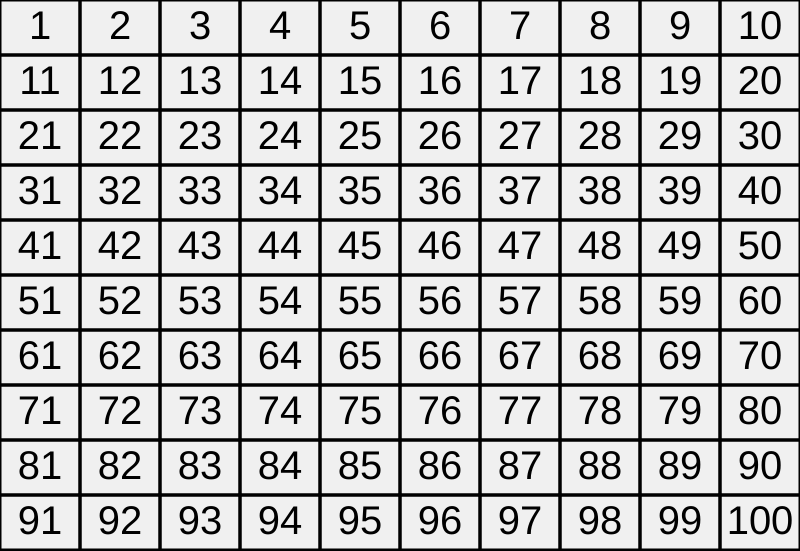
Frame 1 (no input)
Frame 60 (no input): identical to frame 1, image omitted
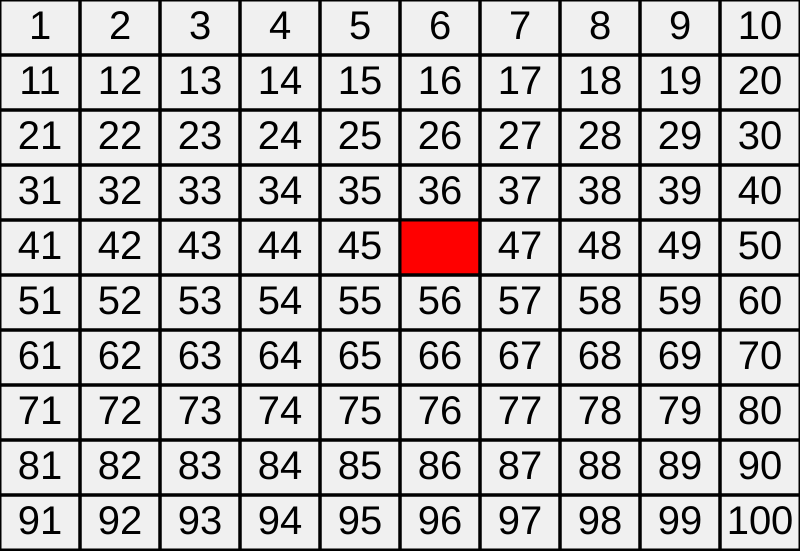
Frame 120 (the mouse pressed at the canvas centre since frame 60)

The p5.js sketch that drew these frames (run headless with seeded random() and noise() and a simulated clock; from frame 60 on, the mouse is pressed at the canvas centre):

// p5.js sketch
// ── sketch.js
/// <reference path="types/p5.global-mode.d.ts" />

let tiles;
let w = 80;
let h = 55;
let num;
let tentativas = 0;
let count;
let win = false;
let resetBtn;

function make2DArray(cols, rows) {
    let arr = new Array(cols);
    for (let i = 0; i < arr.length; i++) {
        arr[i] = new Array(rows);
    }

    return arr;
}

function setup() {
    resetBtn = createButton("Restart");
    resetBtn.addClass("reset");
    createCanvas(w * 10 + 1, h * 10 + 1).center("horizontal");
    count = createP(tentativas.toString());
    count.addClass("counter");
    resetBtn.mouseClicked(() => {
        win = false;
        tentativas = 0;
        count.html(tentativas);

        for (let x = 0; x < 10; x++) {
            for (let y = 0; y < 10; y++) {
                tiles[x][y] = new Tile(x, y, w, h);
            }
        }   
    });

    tiles = make2DArray(10, 10);

    for (let x = 0; x < 10; x++) {
        for (let y = 0; y < 10; y++) {
            tiles[x][y] = new Tile(x, y, w, h);
        }
    }

    num = floor(random(1, 100));
}

function draw() {
    background(240);

    for (let i = 0; i < tiles.length; i++) {
        for (let j = 0; j < tiles[i].length; j++) {
            tiles[i][j].show();
        }
    }
}

function validateTilePos(x, y) {
    const x_v = x >= 0 && x <= 9;
    const y_v = y >= 0 && y <= 9;
    return x_v && y_v; 
}

function mousePressed() {
    if (!win) {
        let x = floor(mouseX * 10 / width);
        let y = floor(mouseY * 10 / height);
        
        if (validateTilePos(x, y)) {
            let tile = tiles[x][y];

            tiles[x][y].onClick(num)
                .then(res => {
                    tentativas++;
                    count.html(tentativas);
                    win = res;
                });
        }
    }
}
// ── styles.css
.counter {
    font-size: 5rem;
    position: absolute;
}

.reset {
    font-size: 2rem;
}
// ── tile.js
/// <reference path="types/p5.global-mode.d.ts" />

function Tile(x, y, w, h) {
    this.num = (y * 10) + (x + 1);
    this.x = x * w;
    this.y = y * h;
    this.w = w;
    this.h = h;
    
    this.clicked = false;
    this.maior = false;
    this.menor = false;
    this.win = false;
}

Tile.prototype.renderText = function () {
    textAlign(CENTER, CENTER)
    fill(0)
    noStroke();
    textSize(40);
    text(this.num, this.x + this.w / 2, this.y + this.h / 2);
}

Tile.prototype.show = function () {
    stroke(0);
    strokeWeight(3);

    if (!this.clicked) {
        noFill();
    } else if (this.win) {
        fill(255, 255, 0);
    } else if (this.maior) {
        fill(0, 255, 0);
    } else if (this.menor) {
        fill(255, 0, 0);
    }

    rect(this.x, this.y, this.w, this.h);

    if (!this.clicked) {
        this.renderText();
    }
}

Tile.prototype.onClick = async function (answer) {
    if (this.clicked) return;

    this.clicked = true;

    if (this.num > answer) {
        this.maior = true;
    } else if (this.num < answer) {
        this.menor = true;
    } else {
        this.win = true;
    }

    return new Promise((resolve, reject) => {
        resolve(this.win);
    })
}
